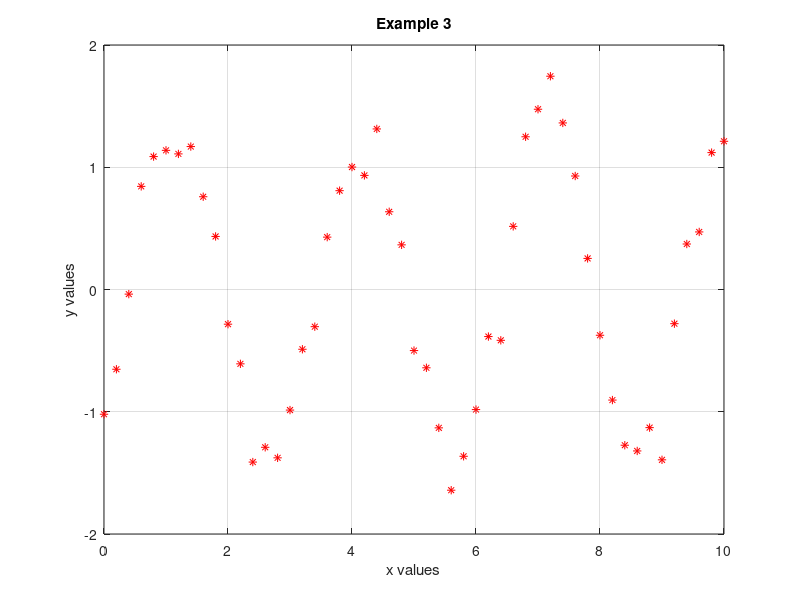

This figure's MATLAB source: (Note: this script raises an error after producing the figure.)
%% Howto create figures
% 2022-08-05
%
% HTW Dresden, faculty of electrical engineering
% measurement engineering
% Prof. Matthias Henker
% ---------------------------------------------------------------------
% This is a simple sample script within a series of howto-files.
%
% This sample script is dealing with fitting curves to measurement data
% (regression: see also https://en.wikipedia.org/wiki/Regression_analysis)
% Matlab is very powerful and can make your life easier with lots of
% toolboxes such as the 'Curve Fitting Toolbox'. This a a very short
% introduction only.
%
% ATTENTION: The Curve Fitting Toolbox is required to run this script.
% You can download and install this toolbox directly in Matlab: Just go to
% HOME tab --> Add-Ons --> Get Add-Ons and search for Curve Fitting Toolbox
%
%   - for further reading use 'help fit' or 'doc fit' as starting point in
%     the Matlab help (after installation of toolbox)
%   - or search for 'curve fitting' in the Matlab help window
%
% just start this script (short cut 'F5') and get inspired

%% here we start

CleanMatlab = true; % true or false

% optionally clean Matlab
if CleanMatlab  % set to true/false to enable/disable cleaning
    clear;      % clear all variables from the workspace (see 'help clear')
    close all;  % close all figures
    clc;        % clear command window
end

% -------------------------------------------------------------------------
%% example 3 (using anonymous functions in Matlab ==> for experts)

% your noisy measurement values ==> you can replace them by your own data
x_meas = (0 : 0.2 : 10);
A      = 1.4;          % amplitude of sine wave
F      = 2.1;          % normalized frequency
Phase  = -50 * pi/180; % phase offset
% add some noise to your curve
y_meas = A* sin(F * x_meas + Phase) + 0.2 * randn(size(x_meas));

% plot measurement values: only show data points, but do not connect points
figure(1);
plot(x_meas, y_meas, 'r*');
grid on;
title('Example 3');
xlabel('x values')
ylabel('y values');
xlim auto;       % optionally scale x- and y-axis
ylim auto;
zoom on;         % click into figure window will zoom in at default

% your problem: you expect a sine wave (y = A* sin(F * x + Phase) but your
% measurement values do not fit to a perfect sine wave
%   - your data are somewhat distorted
%   - How to find suitable coefficients 'A', 'F' and 'Phase' to get the
%     best fitting curve
% ==> with the curve fitting toolbox even newbies can solve this problem

% as first step define your wanted curve as symbolic equation
%  - use 'x' for your data (y = f(x))
%  - all other variables are the unknown coefficients you are searching for
%
% this time with anonymous function in Matlab
%  - just to show you some tricks: it is easier then to compare the best
%    fitting curve with the original undistorted data
myFitFunc = @(A, F, Phase, x) (A* sin(F*x + Phase));

% now create fit object with your data and options
% Note: data vectors have to be column vectors ==> use x' to transpose
myFit = fit(x_meas', y_meas', myFitFunc, ...
    'StartPoint', [1 2 -45*pi/180]);  % you need some good start values
% show results
disp(myFit);

% plot best fitting curve in your diagram
figure(1);
% define plot range
x_range = (min(x_meas) : 1e-2 : max(x_meas));
hold on;
% original undistorted curve  : y = f(x) with original coefficients
plot(x_range, myFitFunc(A, F, Phase, x_range), '--g');
% estimated best fitting curve: y = f(x) with fitted coefficients
plot(x_range, myFitFunc(myFit.A, myFit.F, myFit.Phase, x_range), ':b');
hold off;
% add a legend
legend('measurement values', 'original curve', 'best fitting curve');

%% this is the end

disp('Curve Fitting Test Done.');

return % end of file